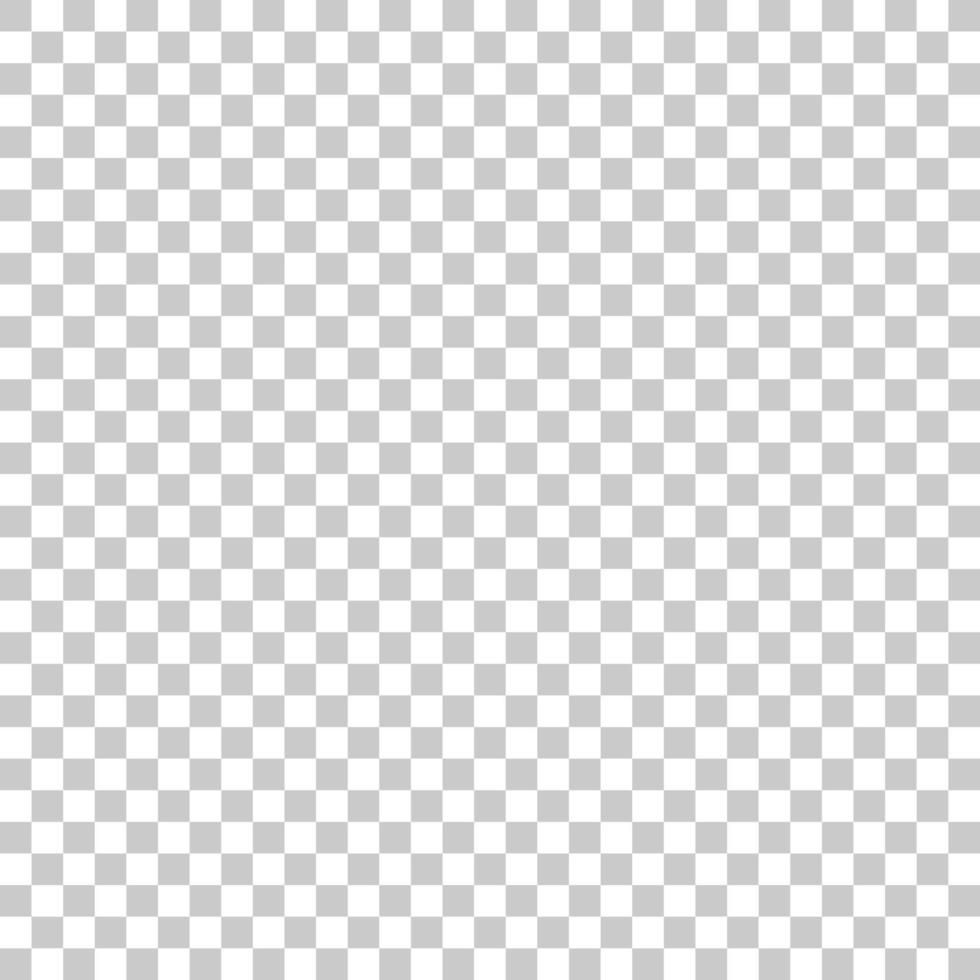
#> input picture empty_background.jpg, 980 x 980 px, found by its file name
$ python text_generation.py
#> lines starting #> are read from the running program, lines starting #| are printed output that depends on the picture
from PIL import Image, ImageDraw, ImageFont
import hashlib
import os
import time


# Texts
def generate_text(text: str,
                  font_name: str = 'morninggloryandcyrillic.otf',
                  backgroud_name: str = 'empty_background.jpg',
                  output_dir: str = 'image_outputs',
                  font_size: int = 112,
                  text_color: tuple[int, int, int] = (200, 29, 156),
                  ) -> str:
    """
    Generate specified text with empty background.
    font_name is the name of a font file located in the working directory or in C\\Windows\\Fonts.
    """
#> called with text = 'Hello world', font_name = 'morninggloryandcyrillic.otf', backgroud_name = 'empty_background.jpg', output_dir = 'image_outputs', font_size = 112, text_color = (200, 29, 156)
    # empty background
    image = Image.open(backgroud_name)
#> image is the input picture: PIL image 980x980 L; min 189, max 255, mean 228.2
    image = image.convert('RGB')
#> image: PIL image 980x980 RGB

    # Initialize drawing context
    draw = ImageDraw.Draw(image)

    # Configure text properties
    font = ImageFont.truetype(font_name, font_size)  # load Cyrillic-capable font

    # Calculate text position (centered)
    text_bbox = draw.textbbox((0, 0), text, font=font)
#> text_bbox = (0, 19, 628, 106)
    text_width = text_bbox[2] - text_bbox[0]
#> text_width = 628
    text_height = text_bbox[3] - text_bbox[1]
#> text_height = 87
    x = (image.width - text_width) / 2
#> x = 176
    y = (image.height - text_height) / 2
#> y = 446.5

    # Draw text on image
    draw.text((x, y), text, fill=text_color, font=font)

    # Save the image
    time_str = str(time.time_ns())
    file_name = hashlib.md5(time_str.encode()).hexdigest()
    file_path = os.path.join(output_dir, str(file_name) + '.png')
    image.save(file_path)
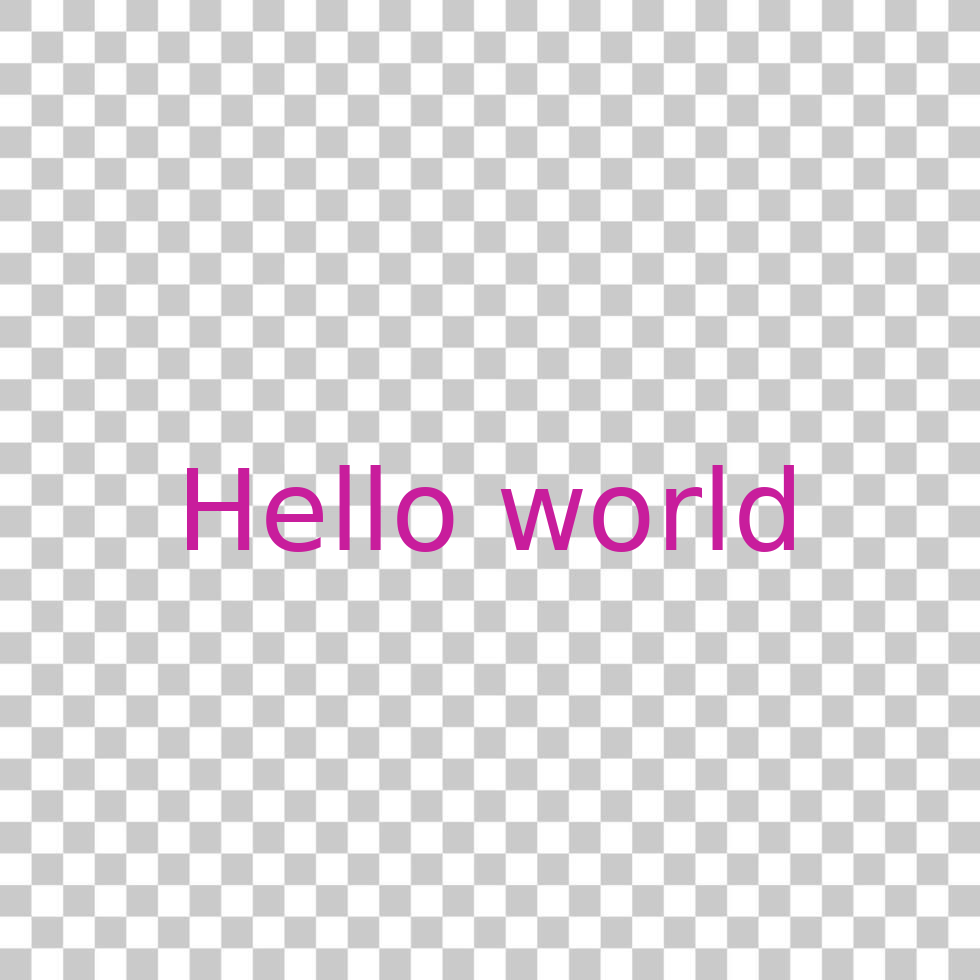
#> saved as a44247ddedb0d00091169fd497976318.png: PIL image 980x980 RGB; mean R, G, B 227.9, 225.2, 227.2

    return file_path

generate_text('Hello world')
